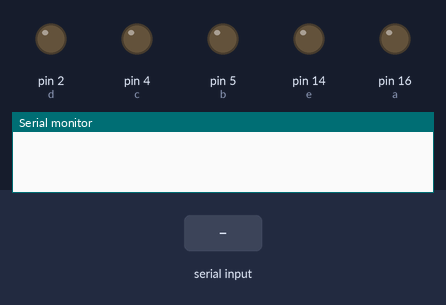
Recording of a sketch running on a simulated Arduino Uno, built with avr-gcc and run on an emulated ATmega328P. On the bench: output pins drawn as LEDs (lit = HIGH), the last lines printed to the serial monitor. The inputs (shaded band) are chosen by the test bench.

Above: at 1.2 s.
1.3 s: "a90\n" received over Serial
2.8 s: "b90\n" received over Serial
4.3 s: "c90\n" received over Serial
5.8 s: "d90\n" received over Serial
7.3 s: "e90\n" received over Serial
8.8 s: "a" received over Serial
At 10.1 s:
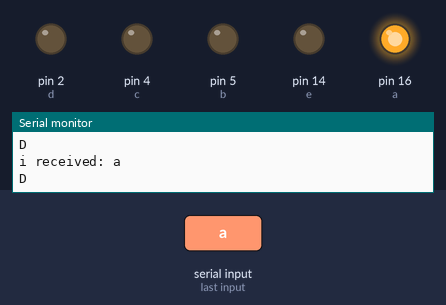
Timing chart, 0 to 11.3 s (numbered marks = the images above; inputs shaded):
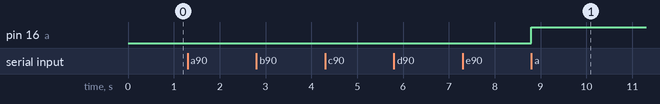

Measured:
- after the input at 8.8 s, pin 16 (a): LOW → HIGH at once

The sketch:

Ex5-6_s205049_s200413.ino
```cpp
uint8_t incomingByte = 0;
int a = 16;    // Red LED gpio 16
int b = 5; // Yellow LED gpio 5
int c = 4;  // Green LED
int e = 14; // d5 gpio 14
int d = 2; // gpio 2
int lsb = 0; // gpio 0


void setup() {
  // put your setup code here, to run once:
  Serial.begin(115200);
  pinMode(a, OUTPUT);
  pinMode(b, OUTPUT);
  pinMode(c, OUTPUT);
  pinMode(d, OUTPUT);
  pinMode(e, OUTPUT);


}

  char mychar = '4';
  int val = mychar-'0';
void loop() {
  // put your main code here, to run repeatedly:
  mychar = (char)(val+'A'-1);
  if(Serial.available() > 0)
  {
    incomingByte = Serial.read();
    Serial.print("i received: ");
    Serial.print((char)incomingByte);
    Serial.println();
    Serial.println((char)mychar);
    // resets LEDs
    if(incomingByte != 10) // enter
    {
      digitalWrite(a,LOW);
      digitalWrite(b,LOW);
      digitalWrite(c,LOW);
      digitalWrite(d,LOW);
      digitalWrite(e,LOW);
    }

    switch(incomingByte)
    {
      case 'a':
        digitalWrite(a,HIGH);
        break;
      case 'b':
        digitalWrite(b,HIGH);
        break;
      case 'c':
        digitalWrite(c,HIGH);
        break;
      case 'd':
        digitalWrite(d,HIGH);
        break;
      case 'e':
        digitalWrite(e,HIGH);
        break;
      default:

        break;
    }

  }

}
```
